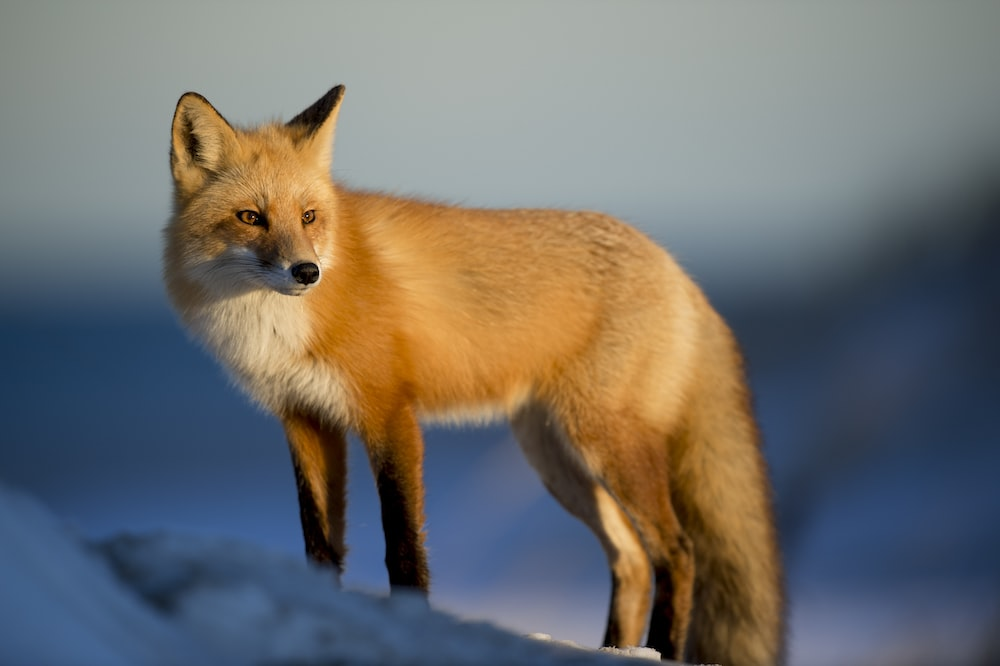
#> input picture img/fox.jpg, 1000 x 666 px, found by its file name
$ python alt_main.py --input_name img/fox.jpg --vertex_count 5
#> lines starting #> are read from the running program, lines starting #| are printed output that depends on the picture; after the words box and inside, x2 and y2 are one past the last pixel; in counts of white or black regions, pixels touching at a corner belong together
### ImageProcessor.py
from PIL import Image, ImageDraw
from scipy.spatial import Delaunay
import numpy as np
import cv2

class ImageProcessor():
    def __init__(self, input_name: str,
                 vertex_count: int = None, input_path="img/",
                 output_path="test", output_name="delaunay.jpg",
                 width=None, height=None, tri_outline=None, **kwargs):

        # Image parameters
        self.input_path = input_path
        self.input_name = input_name
        self.output_path = output_path
        self.output_name = output_name
        self.img_in_dir = f"{self.input_path}/{self.input_name}"
        self.img_out_dir = f"{self.output_path}/{self.output_name}"

        # Image dimensions
        self.width = width
        self.height = height
        self.vertex_count = vertex_count
        self.triangle_outline = tri_outline

        # Matrix of the original image
        self.original_image_matrix = None

        # Edge detection
        self.edges_coordinates = None

    def __edge_detection(self, image, show=False):
        edges_mask = cv2.Canny(np.array(image), 100, 200)
        self.edges_coordinates = list(np.argwhere(edges_mask > 0))
        self.edges_coordinates = [tuple(reversed(x)) for x in self.edges_coordinates]

        if show:
            cv2.imshow("Edge detection", edges_mask)
            cv2.waitKey(0)

    # [9 lines left out: function __resize_image, not called in this run]

    def __denoise(self, image):
        image = np.array(image)
        dst = cv2.fastNlMeansDenoisingColored(image, None, 10, 10, 7, 21)
        image = Image.fromarray(dst)
        return image

    def __tune_image(self, image: Image.Image, denoise: bool, edge_detection: bool, show=False) -> Image.Image:
        w, h = self.width, self.height

        if w is not None or h is not None:
            image = self.__resize_image(image, w, h)

        if denoise:
            image = self.__denoise(image)

        if edge_detection:
            self.__edge_detection(image, show)

        return image

    def read_image(self, verbose=False, show=False, edge_detection=True, denoise=True):
        image = Image.open(self.img_in_dir).convert("RGB")
        image = self.__tune_image(image, denoise, edge_detection, show=show)
        self.width, self.height = image.size
        self.original_image_matrix = np.asarray(image, dtype=np.uint64)

        if self.vertex_count is None:
            image_entropy = image.entropy()
            self.vertex_count = max(int(np.power(2, image_entropy+4)), 5) # 5 is the minimum number of vertices
            if verbose:
                print(f"Image entropy: {image_entropy}")
                print(f"Vertex count: {self.vertex_count}")
        self.vertex_count -= 4 # 4 vertices are added to the image corners

        if show:
            image.show("Preprocessed image")

    def create_polygonal_image(self, vertices):
        w, h = self.width, self.height
        im = Image.new('RGB', (w, h))
        draw = ImageDraw.Draw(im)
        tri = Delaunay(vertices)
        triangles = tri.simplices
        for t in triangles:
            triangle = [tuple(vertices[t[i]]) for i in range(3)]
            vertices_centroid = np.mean(np.array(triangle), axis=0, dtype=int)
            color = tuple(self.original_image_matrix[vertices_centroid[1], vertices_centroid[0]])
            draw.polygon(triangle, fill=color, outline=self.triangle_outline)
        return im

### EA.py
from ImageProcessor import ImageProcessor
import numpy as np
import random

class EA():
    def __init__(self, image_processor: ImageProcessor):
        self.image_processor = image_processor

    def load_image(self, verbose=False, show=False):
        self.image_processor.read_image(verbose=verbose, show=show)

    def init_coordinates(self, max_x, max_y, n, edges, edge_rate=0.5):
        genotype = []
        for _ in range(0,n,2):
            if edges and random.random() < edge_rate:
                edge = random.choice(edges)
                genotype.extend(edge)
            else:
                genotype.append(random.randint(0, max_x))
                genotype.append(random.randint(0, max_y))
        return genotype

    # [5 lines left out: function order_individual, not called in this run]

    def get_vertices(self, individual):
        width, height = self.image_processor.width, self.image_processor.height
        individual[::2] = np.clip(individual[::2], 0, width)
        individual[1::2] = np.clip(individual[1::2], 0, height)
        individual = list(map(int, individual))
        vertices = list(zip(individual[::2], individual[1::2]))
        vertices.extend([(0,0), (0,height), (width,0), (width,height)]) #Always include the corners
        return vertices

    def decode(self, individual):
        vertices = self.get_vertices(individual)
        polygonal_image = self.image_processor.create_polygonal_image(vertices)
        return polygonal_image

    def get_fitness(self, decoded_individual):
        individual_image_matrix = np.asarray(decoded_individual, dtype=np.uint64)
        fitness = np.sum((individual_image_matrix - self.image_processor.original_image_matrix)**2, dtype=np.uint64)
        return fitness

    def evalDelaunay(self, individual):
        decoded_individual = self.decode(individual)
        fit = self.get_fitness(decoded_individual)
        return fit,

    # [7 lines left out: function mutGaussianCoordinate, not called in this run]

### AltSolver.py
from EA import EA
import random
import numpy as np
import time

class AltSolver:
    def __init__(self, evolutionary_algorithm: EA, seed: int = 0):
        self.ea = evolutionary_algorithm
        random.seed(seed)
        pass

    def update_seed(self, seed):
        random.seed(seed)

    def build_ea_module(self):
        self.ea.load_image()

    def __get_deltas(self, method: str, threshold: int):
        if method == 'gaussian':
            gaussian_std = threshold
            deltas = [np.random.normal(0, gaussian_std)]
        elif method == 'local_search':
            deltas = list(range(-threshold, threshold+1))
        else:
            raise Exception('Invalid method')
        return deltas

    def solve(self, method: str, max_iter: int, vertex_count: int, threshold = 500, max_evals = 60, verbose = True):
        ind_size = vertex_count * 2
        max_x, max_y = self.ea.image_processor.width-1, self.ea.image_processor.height-1
        edges = self.ea.image_processor.edges_coordinates
        min_individual = self.ea.init_coordinates(max_x, max_y, ind_size, edges)
        min_eval, = self.ea.evalDelaunay(min_individual)

        if verbose:
            initial_eval = min_eval

        i = 0
        eval_count = 0
        while i < max_iter and eval_count < max_evals:
            ind_gene = random.randint(0, ind_size-1)
            best_delta = 0
            deltas = self.__get_deltas(method, threshold)
            for delta in deltas:
                if not (0 <= min_individual[ind_gene] + delta <= 255) or delta==0:
                    continue
                min_individual[ind_gene] += delta
                eval_candidate, = self.ea.evalDelaunay(min_individual)
                eval_count += 1
                if eval_candidate < min_eval:
                    min_eval = eval_candidate
                    best_delta = delta
                    if verbose:
                        print(f'New best individual found at iteration {i}/{max_iter} with fitness {min_eval}')
                min_individual[ind_gene] -= delta
            min_individual[ind_gene] += best_delta
            if verbose:
                print(f'Iteration {i}/{max_iter} finished with fitness {min_eval}')
                print(f'Current eval count: {eval_count}')
            i += 1
        if verbose:
            print(f'Initial fitness: {initial_eval} - Final fitness: {min_eval}')
        return min_individual, min_eval

### alt_main.py
import argparse
import sys
import os
from EA import EA
from ImageProcessor import ImageProcessor
from AltSolver import AltSolver

def get_arguments() -> dict:
    parser = argparse.ArgumentParser()
    parser.add_argument("--seed", type=int, default=0, help="Seed for random number generator")
    #IMAGE PROCESSING
    parser.add_argument("--input_path", type=str, default="./img", help=f"")
    parser.add_argument("--input_name", type=str, default="fox.jpg", required=True, help=f"")
    parser.add_argument("--output_path", type=str, default="./", help=f"")
    parser.add_argument("--output_name", type=str, default="monalisa.jpg", help=f"")
    parser.add_argument("--width", type=int, default=None, help="Maximum width")
    parser.add_argument("--height", type=int, default=None, help="Maximum height")
    #DELAUNAY
    parser.add_argument("--vertex_count", type=int, default=50, required=True, help=f"Number of vertex")
    parser.add_argument("--tri_outline", type=int, default=None, help=f"Color of triangle outline")
    #METHOD
    parser.add_argument("--method", type=str, default="gaussian", help=f"gaussian or local_search")
    parser.add_argument("--threshold", type=int, default=5, help=f"Threshold for local search or standard deviation for gaussian")
    parser.add_argument("--max_iter", type=int, default=100, help=f"Maximum number of iterations")
    parser.add_argument("--max_evals", type=int, default=100, help=f"Maximum number of evaluations")
    parser.add_argument("--verbose", type=int, default=1, help=f"Prints information about the process")
    return vars(parser.parse_args())

def check_preconditions(args):
    #Chek domains
    if args["width"] is not None and args["width"] < 0:
        raise Exception("Invalid image width")
    if args["height"] is not None and args["height"] < 0:
        raise Exception("Invalid image height")
    if args["vertex_count"] < 5:
        raise Exception("Invalid vertex count, must be at least 5")
    if args["method"] not in ["gaussian", "local_search"]:
        raise Exception("Invalid method. Try (gaussian or local_search)")
    if args["threshold"] < 1:
        raise Exception("Threshold must be at least 1")
    if args["max_iter"] < 1:
        raise Exception("Max iter must be at least 1")
    if args["max_evals"] < 1:
        raise Exception("Max evals must be at least 1")
    if args["verbose"] not in [0, 1]:
        raise Exception("Verbose must be 0 or 1")

    #Check directories
    if not os.path.isdir(args["input_path"]):
        raise Exception(f"Input path {args['input_path']} does not exist")
    if not os.path.isfile(args["input_path"] + "/" + args["input_name"]):
        raise Exception(f"Input file {args['input_name']} does not exist in {args['input_path']}")
    if not os.path.isdir(args["output_path"]):
        raise Exception("Output path does not exist")
    return args

def process_arguments():
    try:
        args = get_arguments()
        args = check_preconditions(args)
    except Exception as e:
        print(str(e))
        sys.exit(1)
    return args

#command example
#py alt_main.py --input_name womhd.jpg --vertex_count 200 --width 250 --height 250 --method gaussian --threshold 100 --max_iter 1000
def main(args):
    ip = ImageProcessor(**args)
    ea = EA(ip)
    alt_solver = AltSolver(ea)
    alt_solver.build_ea_module()
#> in read_image, image is the input picture: PIL image 1000x666 RGB; mean R, G, B 112.8, 111.3, 108
#> in __edge_detection, `edges_mask = cv2.Canny(np.array(image), 100, 200)`:
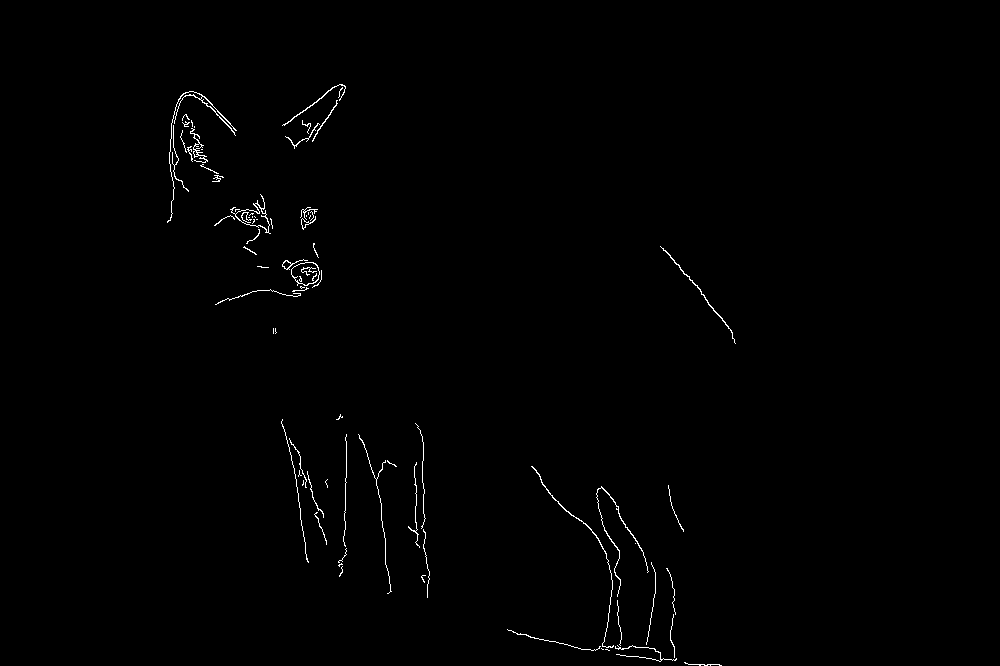
#> edges_mask: shape (666, 1000); 0.63% white in thin lines or dots, all inside (x1, y1, x2, y2) = (167, 84, 736, 666)
#> in __edge_detection, `self.edges_coordinates = list(np.argwhere(edges_mask > 0))`: self.edges_coordinates = 4171 pairs, first value 84 to 665, second value 167 to 735
#> in __edge_detection, `self.edges_coordinates = [tuple(reversed(x)) for x in self.edges_coord..`: self.edges_coordinates = 4171 pairs, first value 167 to 735, second value 84 to 665
    alt_solver.update_seed(args["seed"])
    method, max_iter, threshold, max_evals, verbose = args["method"], args["max_iter"], args["threshold"], args["max_evals"], args["verbose"]
    best_individual, _ = alt_solver.solve(method, max_iter, threshold, max_evals, verbose= verbose)
#> the loop in create_polygonal_image, `for t in triangles:` made 12 passes
#> color on passes 1 to 8: (164, 175, 175), (35, 62, 94), (84, 89, 98), (56, 77, 105), (6, 1, 0), (46, 60, 84), (64, 75, 87), (63, 82, 121)
#> in decode, `polygonal_image = self.image_processor.create_polygonal_image(vertices)`:
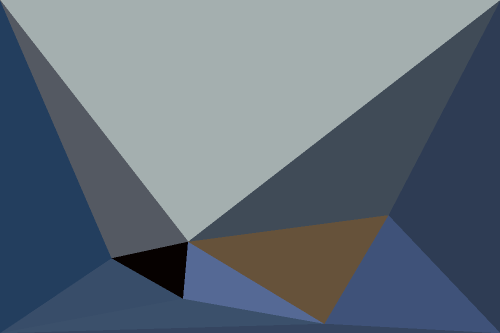
#> polygonal_image: PIL image 1000x666 RGB (shown at 1/2 size); mean R, G, B 97.8, 109.8, 122
#> in get_fitness, `fitness = np.sum((individual_image_matrix - self.image_processor.origi..`: fitness = 4367531701
#> the loop in solve, `while i < max_iter and eval_count < max_evals:` made 100 passes
#> (printed output is left out)
#> after the loop in solve, `while i < max_iter and eval_count < max_evals:`: eval_count = 12; i = 100; min_eval = 4054573320; min_individual = [776, 430, 648, 647, 230.6, 483, 366, 597, 247.1, 516]
#> best_individual has the same summary as min_individual in solve
    img = ea.decode(best_individual)
#> in decode (call 14), `polygonal_image = self.image_processor.create_polygonal_image(vertices)`:
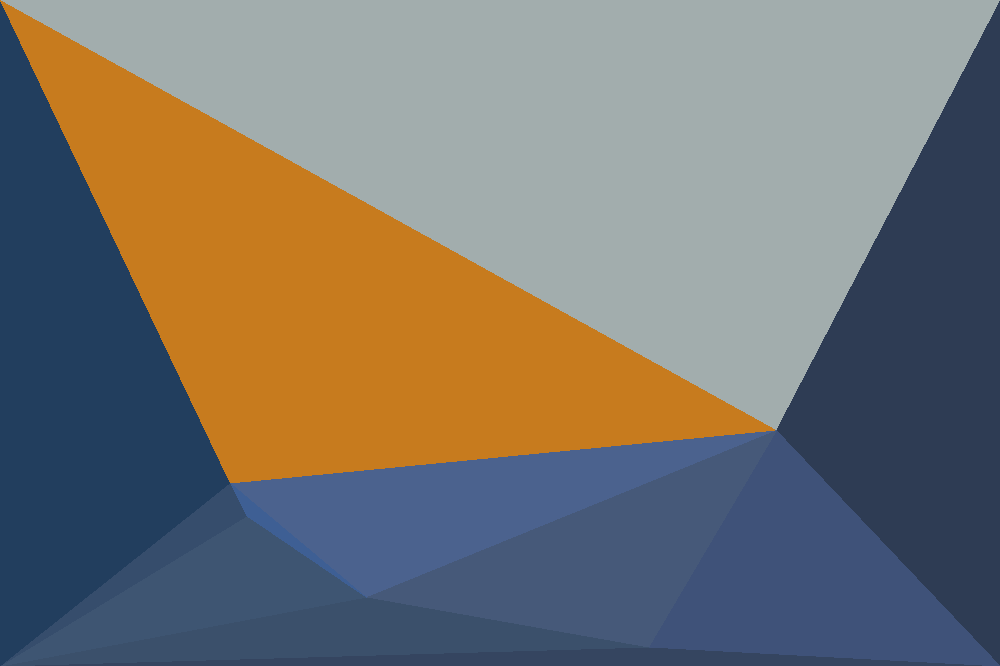
#> polygonal_image: PIL image 1000x666 RGB; mean R, G, B 118.6, 116.2, 111.8
    img.show()

if __name__ == "__main__":
    args = process_arguments()
    main(args)

$ run again, with img/womhd.jpg copied over img/fox.jpg
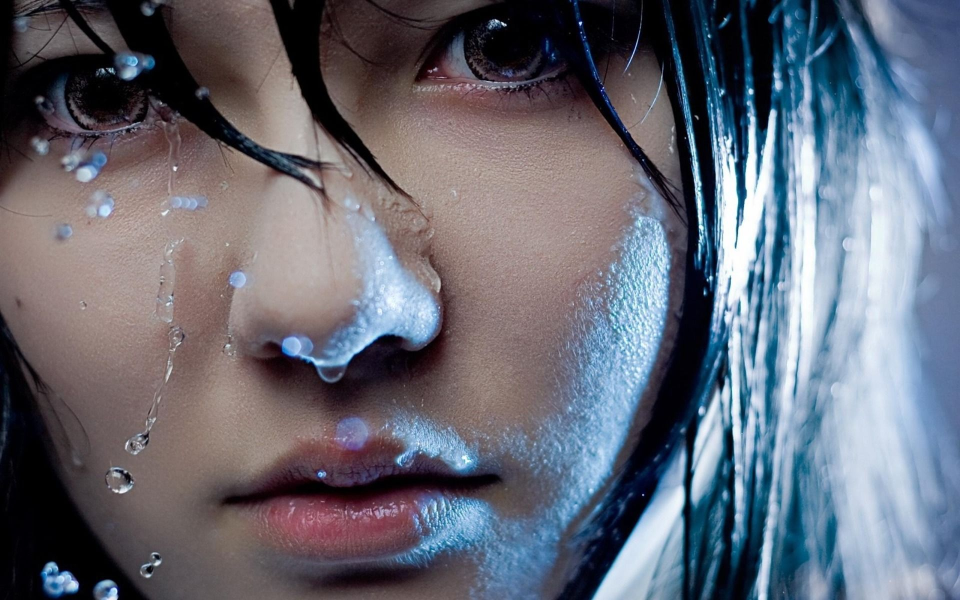
#> input picture img/womhd.jpg, 1920 x 1200 px, found by its file name (shown at 1/2 size)
#> in read_image, image is the input picture: PIL image 1920x1200 RGB; mean R, G, B 102.5, 105.7, 117.4
#> in __edge_detection, `edges_mask = cv2.Canny(np.array(image), 100, 200)`:
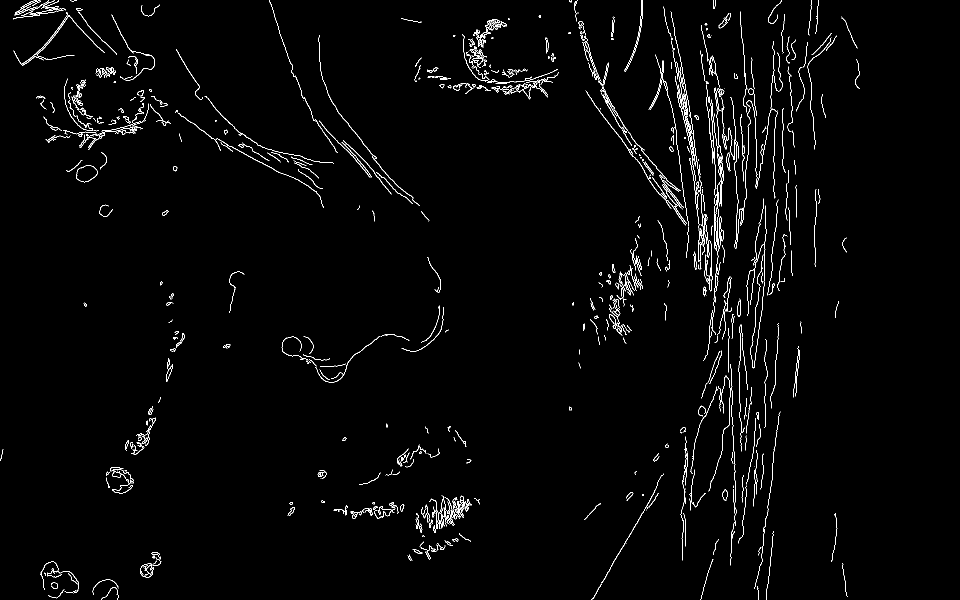
#> edges_mask: shape (1200, 1920) (shown at 1/2 size); 1.8% white in thin lines or dots, all inside (x1, y1, x2, y2) = (1, 0, 1719, 1200)
#> self.edges_coordinates = 40538 items
#> im: PIL image 1920x1200 RGB; every value is 0
#> the loop in create_polygonal_image, `for t in triangles:` made 12 passes
#> color on passes 1 to 8: (5, 19, 47), (106, 91, 90), (190, 210, 232), (211, 224, 243), (187, 176, 175), (113, 149, 179), (119, 100, 101), (92, 87, 88)
#> in decode, `polygonal_image = self.image_processor.create_polygonal_image(vertices)`:
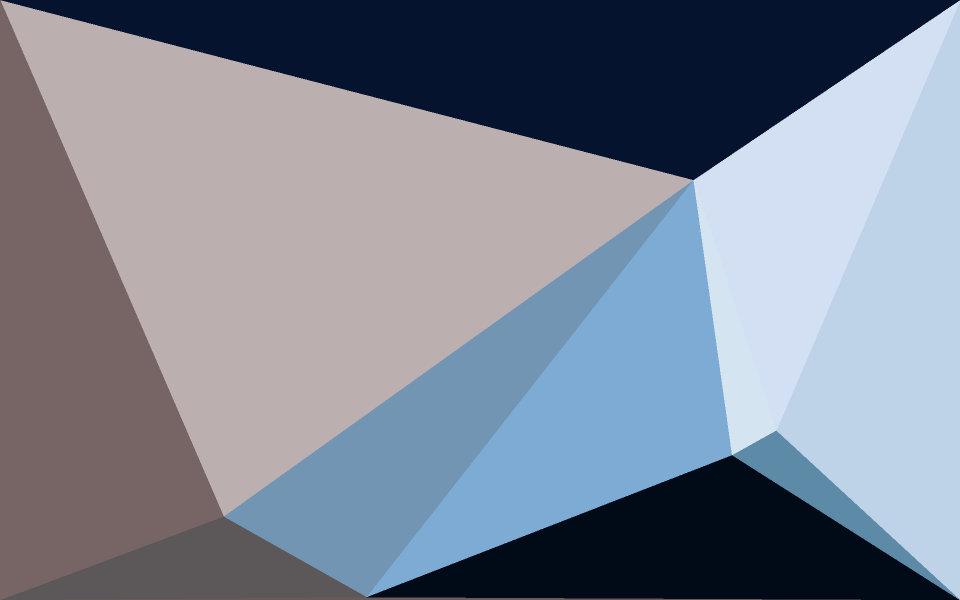
#> polygonal_image: PIL image 1920x1200 RGB (shown at 1/2 size); mean R, G, B 125.4, 133.2, 147.9
#> fitness = 42107140805
#> the loop in solve, `while i < max_iter and eval_count < max_evals:` made 100 passes
#| Iteration 0/100 finished with fitness 42107140805
#| Iteration 1/100 finished with fitness 42107140805
#| Iteration 2/100 finished with fitness 42107140805
#| Iteration 3/100 finished with fitness 42107140805
#| Iteration 4/100 finished with fitness 42107140805
#> (further printed lines are left out)
#> after the loop in solve, `while i < max_iter and eval_count < max_evals:`: eval_count = 0; i = 100; min_eval = 42107140805; min_individual = [1552, 861, 1464, 910, 1387, 360, 733, 1194, 447, 1033]
#> best_individual has the same summary as min_individual in solve
#> the loop in create_polygonal_image (call 2), `for t in triangles:` made 12 passes
#> (t, triangle, vertices_centroid, color) on passes 1 to 5: ([7, 2, 5], [(1920, 0), (1387, 360), (0, 0)], [1102, 120], (5, 19, 47)), ([3, 8, 6], [(733, 1194), (1920, 1200), (0, 1200)], [884, 1198], (106, 91, 90)), ([8, 0, 7], [(1920, 1200), (1552, 861), (1920, 0)], [1797, 687], (190, 210, 232)), ([0, 2, 7], [(1552, 861), (1387, 360), (1920, 0)], [1619, 407], (211, 224, 243)), ([2, 4, 5], [(1387, 360), (447, 1033), (0, 0)], [611, 464], (187, 176, 175))
